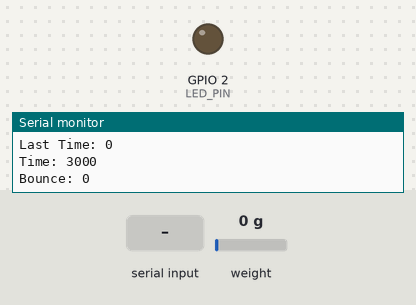
Bench run of a sketch on a simulated ESP32. On the bench: output pins drawn as LEDs (lit = HIGH), the last lines printed to the serial monitor. The inputs (shaded band) are chosen by the test bench; at power-on: weight on the scale 0 g. Nothing arrives over Bluetooth unless stated.

Above: at 3.2 s.
3.3 s: "on\n" received over the second serial link
At 5.5 s:
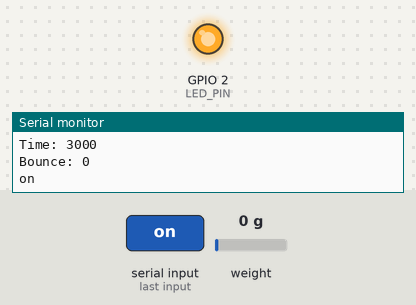
5.8 s: "off\n" received over the second serial link
At 7.7 s:
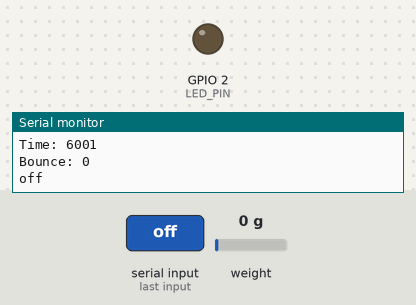
Timing chart, 0 to 9.2 s (numbered marks = the images above; inputs shaded):
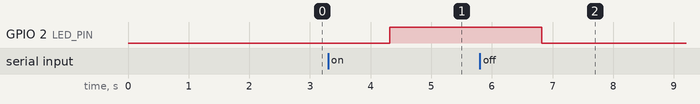

Measured:
- after the input at 3.3 s, GPIO 2 (LED_PIN): LOW → HIGH after 1.0 s
- after the input at 5.8 s, GPIO 2 (LED_PIN): HIGH → LOW after 1.0 s

The sketch:

Esp32.ino
```cpp
#include <BluetoothSerial.h>
#include <freertos/FreeRTOS.h>
#include <freertos/task.h>
#include "HX711.h"

BluetoothSerial SerialBT;
#define LED_PIN 2  // D22 pin on ESP32

// HX711 circuit wiring
#define DOUT 12
#define CLK 13
HX711 scale;
float previousReading = 0;
float lastBottleDetected = 0;
bool bounce = 0;
float threshold = 50000;
const unsigned long debounceTime = 1000;
unsigned long lastChangeTime = 0;


void readTask(void *pvParameters) {
  while (true) {
    if (SerialBT.available()) {
      String message = SerialBT.readString();
      Serial.print(message);
      String part = "";
      for (int i = 0; i < message.length(); i++) {
        if (message[i] == '\n' || i == message.length() - 1) {
          if (part == "on") {
            digitalWrite(LED_PIN, HIGH);
            delay(500);
          } else if (part == "off") {
            digitalWrite(LED_PIN, LOW);
            delay(500);
          }
          part = "";
          continue;
        }
        part += message[i];
      }
    }
    vTaskDelay(20 / portTICK_PERIOD_MS);  // delay to yield control
  }
}

void writeTask(void *pvParameters) {
  while (true) {
    if (scale.is_ready()) {
      float currentReading = scale.get_units(20);  // average 10 readings
      Serial.print("Current Weight: ");
      Serial.println(currentReading, 2);
      Serial.print("Change: ");
      Serial.println(abs(currentReading - previousReading), 2);
      Serial.print("Last Time: ");
      Serial.println(lastChangeTime);
      Serial.print("Time: ");
      Serial.println(millis());
      Serial.print("Bounce: ");
      Serial.println(bounce);


      if (millis() - lastChangeTime > debounceTime && abs(currentReading - previousReading) > threshold){
        if (bounce){
          Serial.print("Weight DECREASE detected! Change: ");
          SerialBT.println("Sip");
        }
        bounce^=1;
        lastBottleDetected = currentReading;
        lastChangeTime = millis();
        delay(500);
      }

      previousReading = currentReading;
    } else {
      Serial.println("HX711 not found.");
    }
    vTaskDelay(1000 / portTICK_PERIOD_MS);  // send every second
  }
}
void setup() {
  pinMode(LED_PIN, OUTPUT);
  Serial.begin(115200);
  SerialBT.begin("ESP32test");  //Bluetooth device name
  scale.begin(DOUT, CLK);
  scale.set_scale(-1);  // Set this after calibration
  scale.tare();         // Reset the scale to 0
  xTaskCreate(readTask, "Read Task", 2048, NULL, 1, NULL);
  xTaskCreate(writeTask, "Write Task", 2048, NULL, 1, NULL);
  delay(1000);
  Serial.println("The device started, now you can pair it with bluetooth!");
}

void loop() {
}
```
